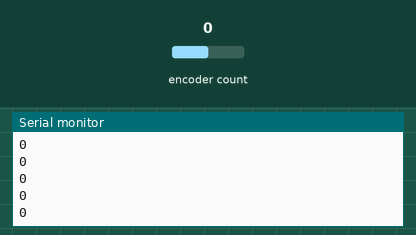
Bench run of a sketch on a simulated ESP32. Parts: the last lines printed to the serial monitor. The inputs (shaded band) are chosen by the test bench; at power-on: encoder count 0.

Above: at 1.2 s.
1.3 s: encoder count set to 1
At 1.8 s:
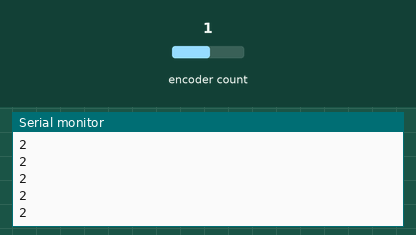
2.8 s: encoder count set to 2
At 3.3 s:
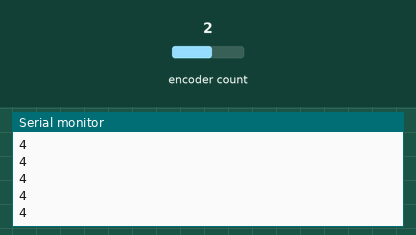
Timing chart, 0 to 5.8 s (numbered marks = the images above; inputs shaded):
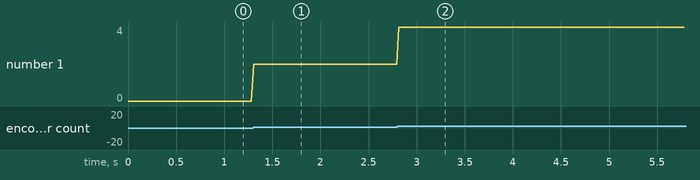

The sketch:

SimpleEncoder.ino
```cpp
#include <ESP32Encoder.h>

#define CLK 22 // CLK ENCODER
#define DT 23 // DT ENCODER

ESP32Encoder encoder;

void setup () {
  encoder.attachHalfQuad(DT, CLK);
  encoder.setCount(0);
  Serial.begin ( 115200 );
}

void loop () {
  long newPosition = encoder.getCount();
  Serial.println(newPosition);
  delay(25);
}
```

Measured:
- after the input at 1.3 s, the serial monitor: prints a new line at once (image 1)
- after the input at 2.8 s, the serial monitor: prints a new line at once (image 2)
- plotted number 1: 0 → 2 after the input at 1.3 s, 2 → 4 after the input at 2.8 s
